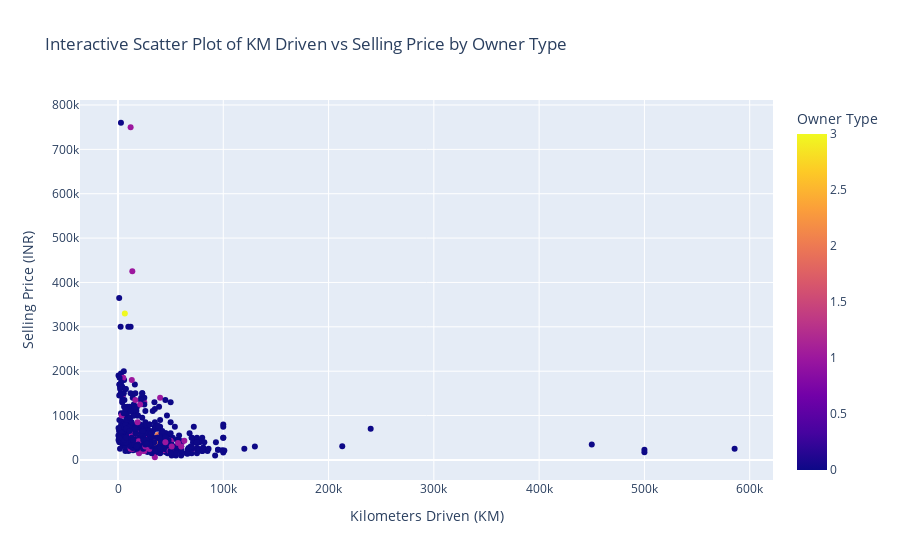

The notebook cell this image was saved under:
### Code cell
fig = px.scatter(bike_ex_train, x='KM_Driven', y='Selling_Price', color='Owner',
                 title='Interactive Scatter Plot of KM Driven vs Selling Price by Owner Type',
                 labels={'KM_Driven': 'Kilometers Driven (KM)', 'Selling_Price': 'Selling Price (INR)', 'Owner': 'Owner Type'})

fig.show()

### Figure 1 — Plotly figure (JSON) as saved in the notebook; plotly's stock layout.template omitted (floating-point values rounded to 4 significant figures; data arrays with more than 128 entries replaced by an {"elided": "..."} marker saying what was removed)
{"data": [{"hovertemplate": "Kilometers Driven (KM)=%{x}<br>Selling Price (INR)=%{y}<br>Owner Type=%{marker.color}<extra></extra>", "legendgroup": "", "marker": {"color": {"elided": "626 int values"}, "coloraxis": "coloraxis", "symbol": "circle"}, "mode": "markers", "name": "", "orientation": "v", "showlegend": false, "type": "scatter", "x": {"elided": "626 int values"}, "xaxis": "x", "y": {"elided": "626 int values"}, "yaxis": "y"}], "layout": {"coloraxis": {"colorbar": {"title": {"text": "Owner Type"}}, "colorscale": [[0, "#0d0887"], [0.1111, "#46039f"], [0.2222, "#7201a8"], [0.3333, "#9c179e"], [0.4444, "#bd3786"], [0.5556, "#d8576b"], [0.6667, "#ed7953"], [0.7778, "#fb9f3a"], [0.8889, "#fdca26"], [1, "#f0f921"]]}, "legend": {"tracegroupgap": 0}, "title": {"text": "Interactive Scatter Plot of KM Driven vs Selling Price by Owner Type"}, "xaxis": {"anchor": "y", "domain": [0, 1], "title": {"text": "Kilometers Driven (KM)"}}, "yaxis": {"anchor": "x", "domain": [0, 1], "title": {"text": "Selling Price (INR)"}}}}
